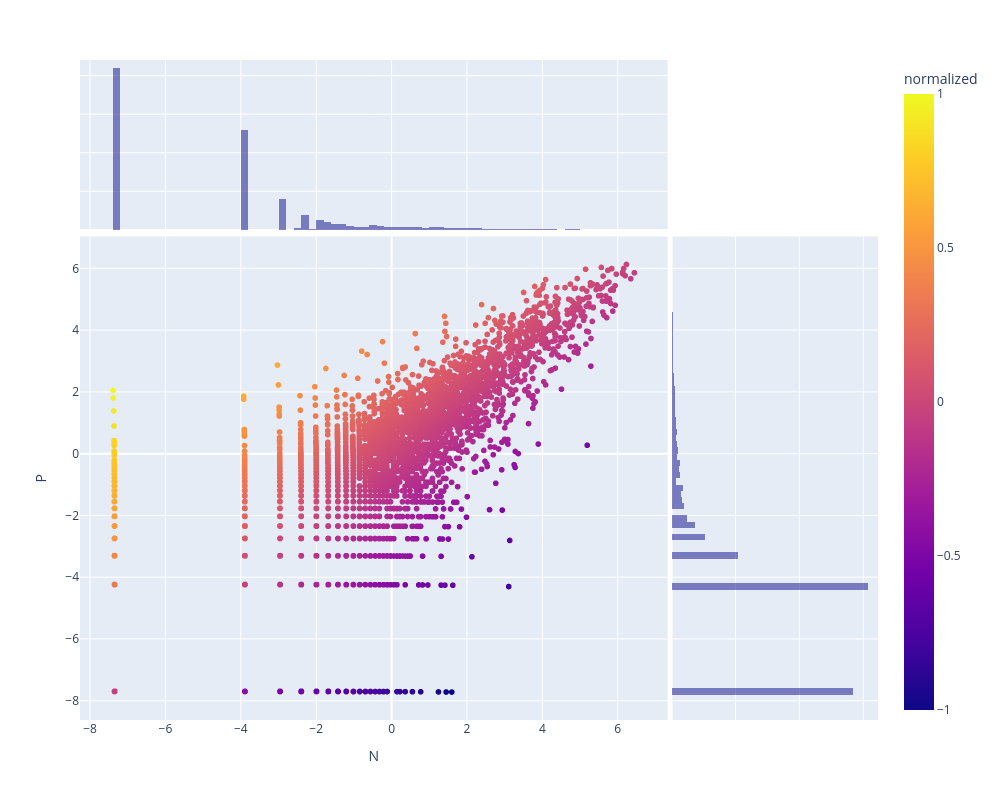

Write notebook code for a chart like this one.
### Code cell
px.scatter(SALEX.reset_index(), 'N', 'P', 
           color='normalized', 
           height=800, width=1000, 
           hover_name='term_str', 
           marginal_x='histogram', marginal_y='histogram')

### Figure 1 — Plotly figure (JSON) as saved in the notebook; plotly's stock layout.template omitted (floating-point values rounded to 4 significant figures; data arrays with more than 128 entries replaced by an {"elided": "..."} marker saying what was removed)
{"data": [{"hovertemplate": "<b>%{hovertext}</b><br><br>N=%{x}<br>P=%{y}<br>normalized=%{marker.color}<extra></extra>", "hovertext": {"elided": "20772 str values"}, "legendgroup": "", "marker": {"color": {"elided": "20772 float values"}, "coloraxis": "coloraxis", "symbol": "circle"}, "mode": "markers", "name": "", "showlegend": false, "type": "scattergl", "x": {"elided": "20772 float values"}, "xaxis": "x", "y": {"elided": "20772 float values"}, "yaxis": "y"}, {"alignmentgroup": "True", "bingroup": "x", "hovertemplate": "N=%{x}<br>count=%{y}<extra></extra>", "legendgroup": "", "marker": {"color": "#0d0887"}, "name": "", "offsetgroup": "", "opacity": 0.5, "showlegend": false, "type": "histogram", "x": {"elided": "20772 float values"}, "xaxis": "x3", "yaxis": "y3"}, {"alignmentgroup": "True", "bingroup": "y", "hovertemplate": "P=%{y}<br>count=%{x}<extra></extra>", "legendgroup": "", "marker": {"color": "#0d0887"}, "name": "", "offsetgroup": "", "opacity": 0.5, "showlegend": false, "type": "histogram", "xaxis": "x2", "y": {"elided": "20772 float values"}, "yaxis": "y2"}], "layout": {"barmode": "overlay", "coloraxis": {"colorbar": {"title": {"text": "normalized"}}, "colorscale": [[0, "#0d0887"], [0.1111, "#46039f"], [0.2222, "#7201a8"], [0.3333, "#9c179e"], [0.4444, "#bd3786"], [0.5556, "#d8576b"], [0.6667, "#ed7953"], [0.7778, "#fb9f3a"], [0.8889, "#fdca26"], [1, "#f0f921"]]}, "height": 800, "legend": {"tracegroupgap": 0}, "margin": {"t": 60}, "width": 1000, "xaxis": {"anchor": "y", "domain": [0, 0.7363], "title": {"text": "N"}}, "xaxis2": {"anchor": "y2", "domain": [0.7413, 1], "matches": "x2", "showgrid": true, "showline": false, "showticklabels": false, "ticks": ""}, "xaxis3": {"anchor": "y3", "domain": [0, 0.7363], "matches": "x", "showgrid": true, "showticklabels": false}, "xaxis4": {"anchor": "y4", "domain": [0.7413, 1], "matches": "x2", "showgrid": true, "showline": false, "showticklabels": false, "ticks": ""}, "yaxis": {"anchor": "x", "domain": [0, 0.7326], "title": {"text": "P"}}, "yaxis2": {"anchor": "x2", "domain": [0, 0.7326], "matches": "y", "showgrid": true, "showticklabels": false}, "yaxis3": {"anchor": "x3", "domain": [0.7426, 1], "matches": "y3", "showgrid": true, "showline": false, "showticklabels": false, "ticks": ""}, "yaxis4": {"anchor": "x4", "domain": [0.7426, 1], "matches": "y3", "showgrid": true, "showline": false, "showticklabels": false, "ticks": ""}}}
